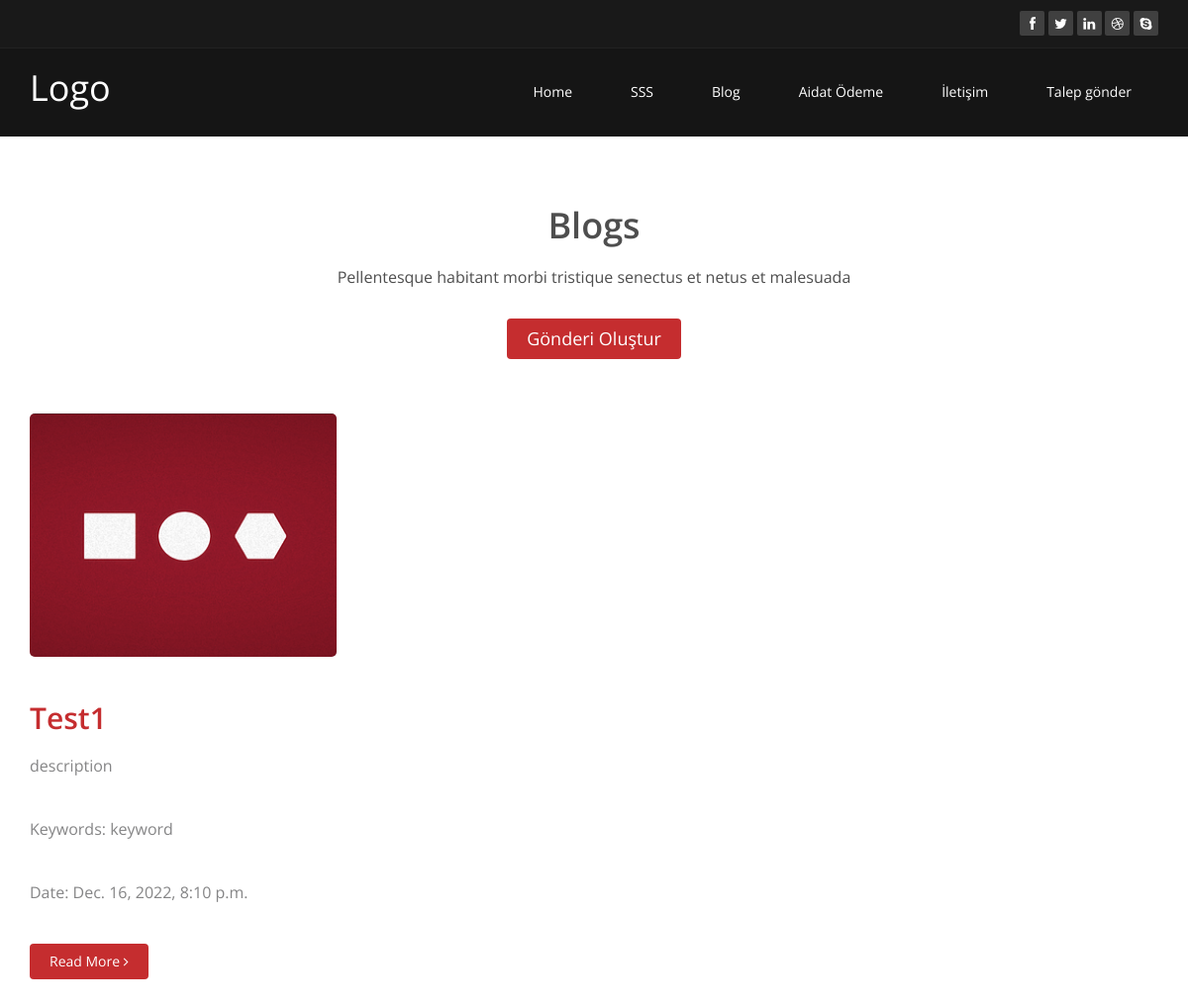
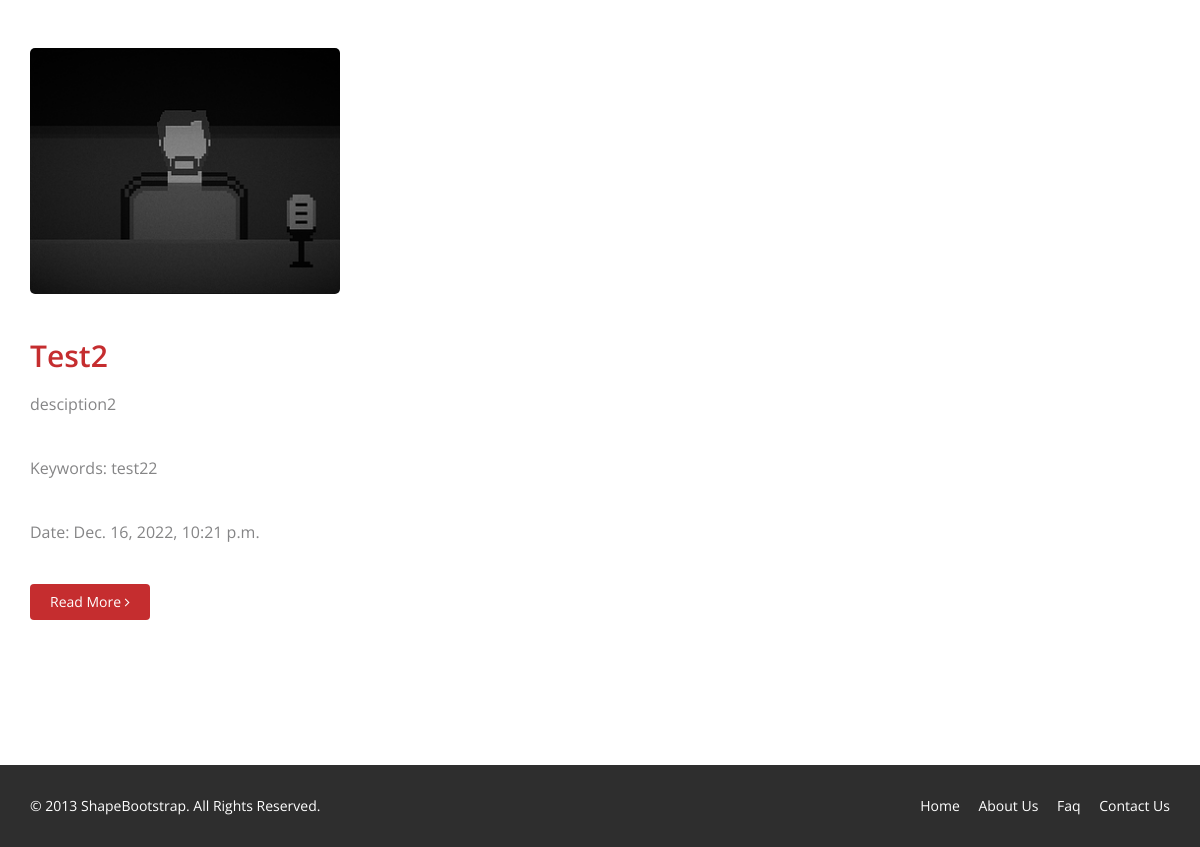
/blog/ (signed in), run on an earlier commit of the app's database (2 pictures, top to bottom).
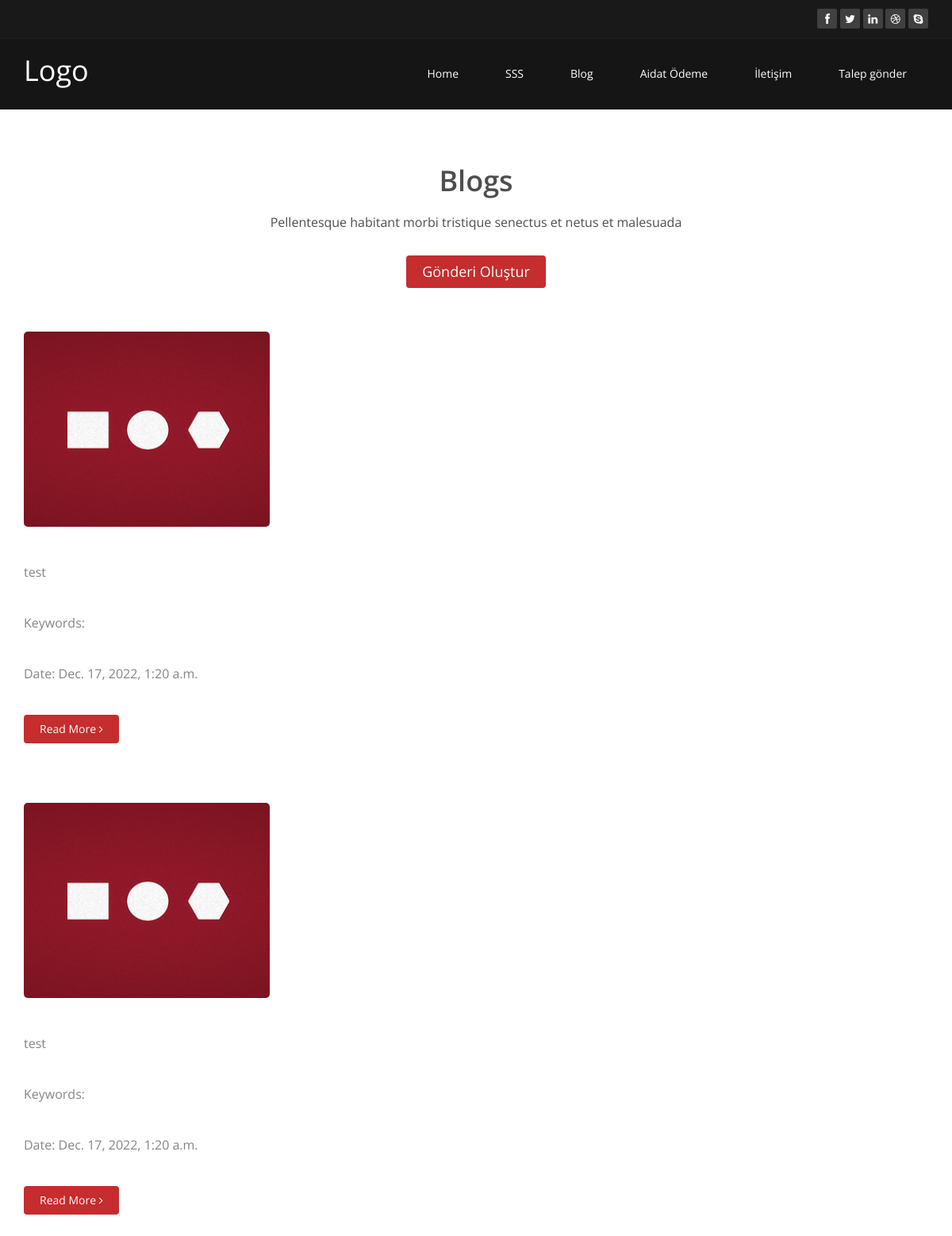
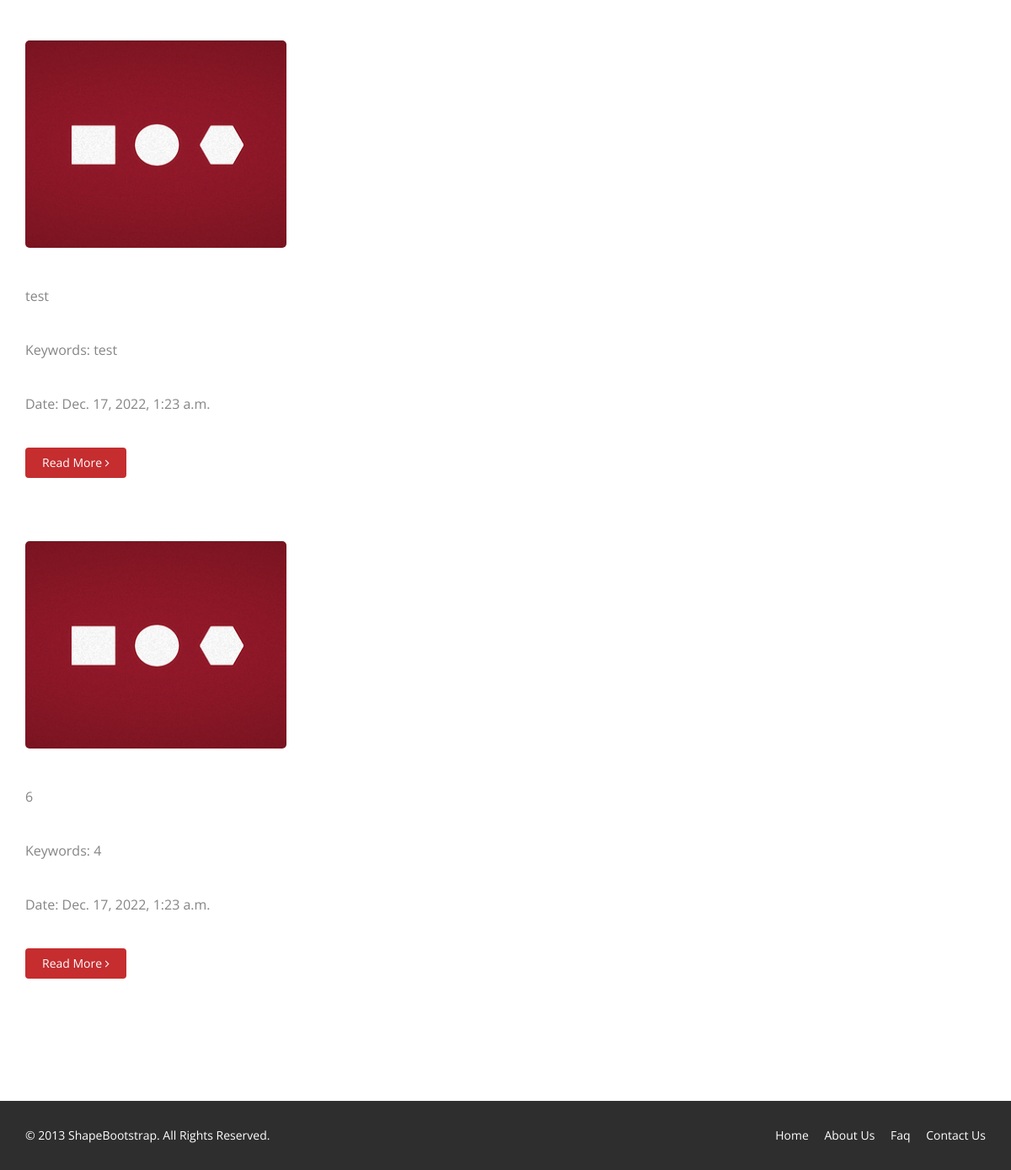
And on a later commit of the database (2 pictures, top to bottom).
### core/models.py (models this page shows, shortened)
class Content(models.Model):
    id = models.UUIDField(primary_key=True,default=uuid.uuid4)
    title = models.CharField(max_length=100)
    keywords = models.CharField(max_length=100)
    description = models.TextField()
    image = models.ImageField(upload_to='content_images',default='content_images/blog_image.png')
    menu_id = models.IntegerField(blank=True,null=True)
    detail = models.CharField(max_length=100)
    type = models.CharField(max_length=10)
    created_at = models.DateTimeField(default=datetime.now)
    updated_at = models.DateTimeField(default=datetime.now)

### core/views.py (the view)
# urls.py: 2. Add a URL to urlpatterns:  path('blog/', include('blog.urls'))
@login_required(login_url='signin/')
def blog(request):
    contents = Content.objects.all()
    return render(request,'blog.html',{'contents':contents})

### templates/blog.html (shortened to what this page needs)
{% load static %}
<!DOCTYPE html>
<html lang="en">
<head>
    <link rel="stylesheet" href="https://maxcdn.bootstrapcdn.com/bootstrap/3.4.1/css/bootstrap.min.css">
    <link href="{% static 'css/bootstrap.min.css' %}" rel="stylesheet">
    <link href="{% static 'css/font-awesome.min.css' %}" rel="stylesheet">
    <link href="{% static 'css/animate.min.css' %}" rel="stylesheet">
    <link href="{% static 'css/prettyPhoto.css' %}" rel="stylesheet">
    <link href="{% static 'css/main.css' %}" rel="stylesheet">
    <link href="{% static 'css/responsive.css' %}" rel="stylesheet">
</head>
<body>
    {% include 'menu.html' %}
    {% block content %}
    <section id="blog" class="container">
        <div class="center">
            <h2>Blogs</h2>
            <p class="lead">Pellentesque habitant morbi tristique senectus et netus et malesuada</p>
            <a href="{% url 'upload' %}" style="font-size: large;" class="btn btn-primary " >Gönderi Oluştur</a>
        </div>
        <div class="blog">
            <div class="row">
            {% for content in contents %}
                 <div class="col-md-8">
                    <div class="blog-item">
                        <div class="row">
                            <div class="col-xs-12 col-sm-10 blog-content">
                                <a href="#"><img class="img-responsive img-blog" src="{{content.image.url}}" width="50%" height="200px" alt="" /></a>
                                <h2><a href="/blogs/{{content.id}}">{{content.title}}</a></h2>
                                <h3>{{content.description}}</h3>
                                <h3>Keywords: {{content.keywords}} </h3>
                                <h3>Date: {{content.created_at}}</h3>
                                <a class="btn btn-primary readmore" href="/blogs/{{content.id}}">Read More <i class="fa fa-angle-right"></i></a>
                            </div>
                        </div>
                    </div>
                 </div>
                {% endfor %}
            </div>
        </div>
    </section>
    <footer id="footer" class="midnight-blue">
        <div class="container">
            <div class="row">
                <div class="col-sm-6">
                    &copy; 2013 <a target="_blank" href="http://shapebootstrap.net/" title="Free Twitter Bootstrap WordPress Themes and HTML templates">ShapeBootstrap</a>. All Rights Reserved.
                </div>
                <div class="col-sm-6">
                    <ul class="pull-right">
                        <li><a href="#">Home</a></li>
                        <li><a href="#">About Us</a></li>
                        <li><a href="#">Faq</a></li>
                        <li><a href="#">Contact Us</a></li>
                    </ul>
                </div>
            </div>
        </div>
    </footer>
</body>
</html>
{% endblock %}

### templates/menu.html (shortened to what this page needs)
{% load static %}
<!DOCTYPE html>
<html lang="en">
<head>
    <link rel="stylesheet" href="https://maxcdn.bootstrapcdn.com/bootstrap/3.4.1/css/bootstrap.min.css">
    <link href="{% static 'css/bootstrap.min.css' %}" rel="stylesheet">
    <link href="{% static 'css/font-awesome.min.css' %}" rel="stylesheet">
    <link href="{% static 'css/animate.min.css' %}" rel="stylesheet">
    <link href="{% static 'css/prettyPhoto.css' %}" rel="stylesheet">
    <link href="{% static 'css/main.css' %}" rel="stylesheet">
    <link href="{% static 'css/responsive.css' %}" rel="stylesheet">
</head>
<body>
        <header id="header">
            <div class="top-bar">
                <div class="container">
                    <div class="row">
                        <div class="col-sm-6 col-xs-4">
                        </div>
                        <div class="col-sm-6 col-xs-8">
                            <div class="social">
                                <ul class="social-share">
                                    <li><a href="#"><i class="fa fa-facebook"></i></a></li>
                                    <li><a href="#"><i class="fa fa-twitter"></i></a></li>
                                    <li><a href="#"><i class="fa fa-linkedin"></i></a></li>
                                    <li><a href="#"><i class="fa fa-dribbble"></i></a></li>
                                    <li><a href="#"><i class="fa fa-skype"></i></a></li>
                                </ul>
                            </div>
                        </div>
                    </div>
                </div>
            </div>
            <nav class="navbar navbar-inverse" role="banner">
                <div class="container">
                    <div class="navbar-header">
                        <a class="navbar-brand" href="/">Logo</a>
                    </div>
                    <div class="collapse navbar-collapse navbar-right">
                        <ul class="nav navbar-nav">
                            <li><a href="/">Home</a></li>
                            <li><a href="{% url 'faq' %}">SSS</a></li>
                            <li><a href="{% url 'blog' %}">Blog</a></li>
                            <li><a href="{% url 'payment' %}">Aidat Ödeme</a></li>
                            <li><a href="{% url 'contact' %}">İletişim</a></li>
                            <li><a href="{% url 'request' %}">Talep gönder</a></li>
                        </ul>
                    </div>
                </div>
            </nav>
        </header>
</body>

### staticfiles/css/main.css (style rules this page uses)
body { background: #fff; font-family: 'Open Sans', sans-serif; color:#4e4e4e; line-height: 22px; }
h1, h2, h3, h4, h5, h6 { font-weight: 600; font-family: 'Open Sans', sans-serif; color:#4e4e4e; }
h2 { font-size: 20px; }
h3 { font-size: 16px; color: #787878; font-weight: 400; line-height: 24px; }
a { color: #c52d2f; -webkit-transition: color 300ms, background-color 300ms; -moz-transition: color 300ms, background-color 300ms; -o-transition: color 300ms, background-color 300ms; transition: color 300ms, background-color 300ms; }
.btn-primary { padding: 8px 20px; background: #c52d2f; color: #fff; border-radius: 4px; border:none; margin-top: 10px; }
.center h2 { font-size: 36px; margin-top: 0; margin-bottom: 20px; }
body > section { padding: 70px 0; }
.center { text-align: center; padding-bottom: 55px; }
.lead { font-size: 16px; line-height: 24px; font-weight: 400; }
.navbar>.container .navbar-brand { margin-left: 0; }
.top-bar { padding: 10px 0; background: #191919; border-bottom: 1px solid #222; line-height: 28px; }
.social { text-align: right; }
.social-share { display: inline-block; list-style: none; padding: 0; margin: 0; }
ul.social-share li { display: inline-block; }
ul.social-share li a { display: inline-block; color: #fff; background: #404040; width: 25px; height: 25px; line-height: 25px; text-align: center; border-radius: 2px; }
.navbar-brand { padding: 0; margin:0; }
.navbar { border-radius: 0; margin-bottom: 0; background: #151515; padding: 15px 0; padding-bottom: 0; }
.navbar-nav { margin-top: 12px; }
.navbar-nav>li { margin-left: 35px; padding-bottom: 28px; }
.navbar-inverse .navbar-nav > li > a { padding: 5px 12px; margin: 0; border-radius: 3px; color: #fff; line-height: 24px; display: inline-block; }
.navbar-inverse { border: none; }
.navbar-inverse .navbar-brand { font-size: 36px; line-height: 50px; color: #fff; }
.navbar-inverse .navbar-collapse, .navbar-inverse .navbar-form { border-top: 0; padding-bottom: 0; }
.blog-item { border-radius: 0; overflow: hidden; margin-bottom: 50px; }
.blog .blog-item .img-blog { border-radius: 5px; margin-bottom: 45px; }
.blog .blog-item .blog-content { padding-bottom: 25px; }
.readmore { margin-top: 0; }
.blog .blog-item .blog-content h3 { color: #858586; margin-bottom: 40px; }
#footer { padding-top: 30px; padding-bottom: 30px; color: #fff; background: #2e2e2e; }
#footer a { color: #fff; }
#footer ul { list-style: none; padding: 0; margin: 0; }
#footer ul > li { display: inline-block; margin-left: 15px; }

What changed in the data, as far as the page shows it:
removed Content: image (picture), title "Test1", description "description", keywords "keyword", created_at "Dec. 16, 2022, 8:10 p.m."
removed Content: image (picture), title "Test2", description "desciption2", keywords "test22", created_at "Dec. 16, 2022, 10:21 p.m."
added Content: image (picture), description "test", created_at "Dec. 17, 2022, 1:20 a.m."
added Content: image (picture), description "test", created_at "Dec. 17, 2022, 1:20 a.m."
added Content: image (picture), description "test", keywords "test", created_at "Dec. 17, 2022, 1:23 a.m."
added Content: image (picture), description "6", keywords "4", created_at "Dec. 17, 2022, 1:23 a.m."
